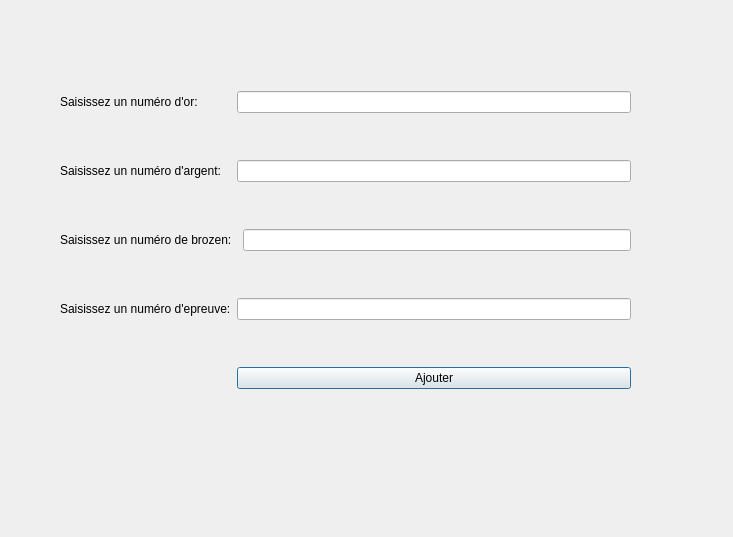
<?xml version="1.0" encoding="UTF-8"?>
<ui version="4.0">
 <class>fct_comp_32</class>
 <widget class="QDialog" name="fct_comp_32">
  <property name="geometry">
   <rect>
    <x>0</x>
    <y>0</y>
    <width>733</width>
    <height>537</height>
   </rect>
  </property>
  <property name="windowTitle">
   <string>3.2</string>
  </property>
  <widget class="QLabel" name="label_fct_comp_32">
   <property name="geometry">
    <rect>
     <x>9</x>
     <y>9</y>
     <width>461</width>
     <height>31</height>
    </rect>
   </property>
   <property name="text">
    <string/>
   </property>
   <property name="alignment">
    <set>Qt::AlignCenter</set>
   </property>
  </widget>
  <widget class="QWidget" name="layoutWidget">
   <property name="geometry">
    <rect>
     <x>60</x>
     <y>50</y>
     <width>571</width>
     <height>381</height>
    </rect>
   </property>
   <layout class="QGridLayout" name="gridLayout">
    <item row="0" column="0">
     <widget class="QLabel" name="label_3">
      <property name="text">
       <string>Saisissez un numéro d'or:</string>
      </property>
     </widget>
    </item>
    <item row="0" column="1" colspan="2">
     <widget class="QLineEdit" name="lineEdit_32_g"/>
    </item>
    <item row="1" column="0">
     <widget class="QLabel" name="label_6">
      <property name="text">
       <string>Saisissez un numéro d'argent:</string>
      </property>
     </widget>
    </item>
    <item row="1" column="1" colspan="2">
     <widget class="QLineEdit" name="lineEdit_32_b"/>
    </item>
    <item row="2" column="0" colspan="2">
     <widget class="QLabel" name="label_5">
      <property name="text">
       <string>Saisissez un numéro de brozen:</string>
      </property>
     </widget>
    </item>
    <item row="2" column="2">
     <widget class="QLineEdit" name="lineEdit_32_a"/>
    </item>
    <item row="3" column="0">
     <widget class="QLabel" name="label_2">
      <property name="text">
       <string>Saisissez un numéro d'epreuve:</string>
      </property>
     </widget>
    </item>
    <item row="3" column="1" colspan="2">
     <widget class="QLineEdit" name="lineEdit_32_a_ep"/>
    </item>
    <item row="4" column="1" colspan="2">
     <widget class="QPushButton" name="pushButton">
      <property name="text">
       <string>Ajouter</string>
      </property>
     </widget>
    </item>
   </layout>
  </widget>
 </widget>
 <resources/>
 <connections>
  <connection>
   <sender>pushButton</sender>
   <signal>clicked()</signal>
   <receiver>fct_comp_32</receiver>
   <slot>refreshResult()</slot>
   <hints>
    <hint type="sourcelabel">
     <x>629</x>
     <y>383</y>
    </hint>
    <hint type="destinationlabel">
     <x>91</x>
     <y>1</y>
    </hint>
   </hints>
  </connection>
  <connection>
   <sender>pushButton</sender>
   <signal>clicked()</signal>
   <receiver>fct_comp_32</receiver>
   <slot>Ajouter()</slot>
   <hints>
    <hint type="sourcelabel">
     <x>629</x>
     <y>383</y>
    </hint>
    <hint type="destinationlabel">
     <x>551</x>
     <y>306</y>
    </hint>
   </hints>
  </connection>
 </connections>
 <slots>
  <slot>refreshResult()</slot>
  <slot>Ajouter()</slot>
 </slots>
</ui>
